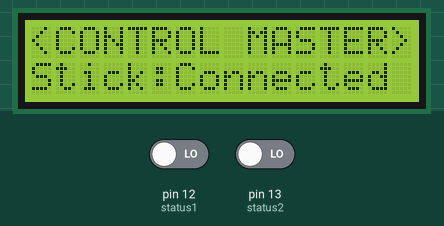
This sketch was run on a simulated Arduino Uno, built with avr-gcc and run on an emulated ATmega328P. Parts: 16×2 character LCD. Inputs (shaded band) come from the test bench; at power-on: pin 12 (status1) LOW, pin 13 (status2) LOW. What the sketch prints to the serial monitor is not drawn.

Above: at 1.2 s.
1.3 s: pin 12 (status1) driven HIGH
At 1.46 s:
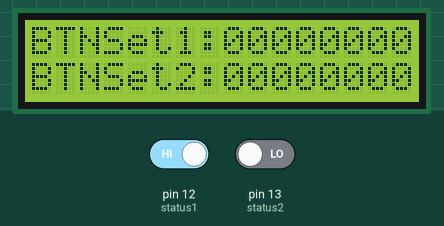
4.0 s: pin 13 (status2) driven HIGH
7.0 s: pin 12 (status1) driven LOW
At 7.18 s:
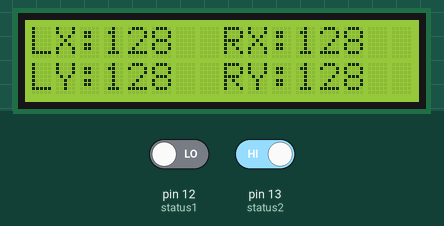
10.0 s: pin 13 (status2) driven LOW
13.0 s: pin 12 (status1) driven HIGH
At 13.5 s:
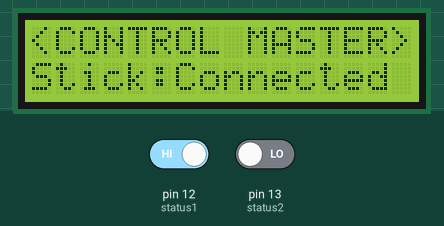
16.0 s: pin 13 (status2) driven HIGH
Timing chart, 0 to 19.0 s (numbered marks = the images above; inputs shaded):
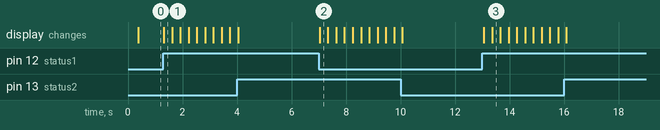

The sketch:

Control_Master_PS2.ino
```cpp
#include <PS2X_lib.h>
#include <LiquidCrystal.h>

PS2X ps2x;
LiquidCrystal lcd(8, 9, 10, 11, 2, 3);

#define status1 12
#define status2 13

#define PS2_CLK 4//47
#define PS2_CMD 5//49
#define PS2_ATT 6//51
#define PS2_DAT 7//53
#define pressures false
#define rumble false
int error;
int menu;
unsigned long Millis = 0;

char flagerror = '?';
char flagawal = '<';
int LX = 128; /*Left analog X-axis*/
int LY = 128; /*Left analog Y-axis*/
int RX = 128; /*Right analog X-axis*/
int RY = 128; /*Right analog Y-axis*/
/*Button Set 1: dpad_left, dpad_down, dpad_right, dpad_up, squareps, cross, circle, triangle*/
int buttonset1 = 0;
/*Button Set 2: select, start, L3, R3, L2, L1, R2, R1*/
int buttonset2 = 0;
/*Button Set 1 variables*/
int triangle = 0;
int circle = 0;
int cross = 0;
int squareps = 0;
int dpad_up = 0;
int dpad_right = 0;
int dpad_down = 0;
int dpad_left = 0;
/*Button Set 2 variables*/
int R1 = 0;
int R2 = 0;
int L1 = 0;
int L2 = 0;
int R3 = 0;
int L3 = 0;
int start = 0;
int select = 0;

void setup() {
  // put your setup code here, to run once:
  Serial.begin(115200);
  pinMode(status1, INPUT);
  pinMode(status2, INPUT);
  lcd_init();
  error = ps2x.config_gamepad(PS2_CLK, PS2_CMD, PS2_ATT, PS2_DAT, pressures, rumble);
}

void loop() {
  /*Status Indikator*/
  error = ps2x.config_gamepad(PS2_CLK, PS2_CMD, PS2_ATT, PS2_DAT, pressures, rumble);
  if (millis() - Millis >= 180) {
    lcd.clear();
    if (digitalRead(status2)) menu--;
    if (digitalRead(status1)) menu++;
    if (menu > 2) menu = 0;
    if (menu < 0) menu = 2;
    switch (menu) {
      case 0:
        lcd.setCursor(0, 0);
        lcd.print("<CONTROL MASTER>");
        lcd.setCursor(0, 1);
        lcd.print("Stick:");
        if(error == 0) lcd.print("Connected");
        else if(error == 1) lcd.print("Disconnected");
        else if(error == 2) lcd.print("CMD Error");
        else if(error == 3) lcd.print("Refusing");
        break;
      case 1:
        lcd.setCursor(0, 0);
        lcd.print("LX:");
        lcd.print(LX);
        lcd.setCursor(6, 0);
        lcd.print("  RX:");
        lcd.print(RX);
        lcd.setCursor(0, 1);
        lcd.print("LY:");
        lcd.print(LY);
        lcd.setCursor(6, 1);
        lcd.print("  RY:");
        lcd.print(RY);
        break;
      case 2:
        lcd.setCursor(0, 0);
        lcd.print("BTNSet1:");
        if (buttonset1 < 128) lcd.print("0");
        if (buttonset1 < 64) lcd.print("0");
        if (buttonset1 < 32) lcd.print("0");
        if (buttonset1 < 16) lcd.print("0");
        if (buttonset1 < 8) lcd.print("0");
        if (buttonset1 < 4) lcd.print("0");
        if (buttonset1 < 2) lcd.print("0");
        lcd.print(buttonset1,BIN);
        lcd.setCursor(0, 1);
        lcd.print("BTNSet2:");
        if (buttonset2 < 128) lcd.print("0");
        if (buttonset2 < 64) lcd.print("0");
        if (buttonset2 < 32) lcd.print("0");
        if (buttonset2 < 16) lcd.print("0");
        if (buttonset2 < 8) lcd.print("0");
        if (buttonset2 < 4) lcd.print("0");
        if (buttonset2 < 2) lcd.print("0");
        lcd.print(buttonset2,BIN);
        break;
      default:
        lcd.print("Menu Error");
        break;
    }
  }

  /*Read data from ps2 controller*/
  LX = ps2x.Analog(PSS_LX);
  LY = ps2x.Analog(PSS_LY);
  RX = ps2x.Analog(PSS_RX);
  RY = ps2x.Analog(PSS_RY);
  buttonset1 = buttonset1GetValue(); /*Button Set 1: dpad_left, dpad_down, dpad_right, dpad_up, squareps, cross, circle, triangle*/
  buttonset2 = buttonset2GetValue(); /*Button Set 2: select, start, L3, R3, L2, L1, R2, R1*/

  /*Send data to Serial*/
  if(error == 0){
    Serial.write(flagawal);
    Serial.write(LX);
    Serial.write(LY);
    Serial.write(RX);
    Serial.write(RY);
    Serial.write(buttonset1);
    Serial.write(buttonset2);
  }else{
    Serial.write(flagerror);
    Serial.write(128);
    Serial.write(128);
    Serial.write(128);
    Serial.write(128);
    Serial.write(0);
    Serial.write(0);
  }
}

void lcd_init() {
  lcd.begin(16, 2);
  lcd.clear();
  lcd.setCursor(0, 0);
  lcd.print("<CONTROL MASTER>");
}

int buttonset1GetValue() {
  if (ps2x.Button(PSB_GREEN)) triangle = 1;
  else triangle = 0;
  if (ps2x.Button(PSB_RED)) circle = 2;
  else circle = 0;
  if (ps2x.Button(PSB_BLUE)) cross = 4;
  else cross = 0;
  if (ps2x.Button(PSB_PINK)) squareps = 8;
  else squareps = 0;
  if (ps2x.Button(PSB_PAD_UP)) dpad_up = 16;
  else dpad_up = 0;
  if (ps2x.Button(PSB_PAD_RIGHT)) dpad_right = 32;
  else dpad_right = 0;
  if (ps2x.Button(PSB_PAD_DOWN)) dpad_down = 64;
  else dpad_down = 0;
  if (ps2x.Button(PSB_PAD_LEFT)) dpad_left = 128;
  else dpad_left = 0;
  return (triangle + circle + cross + squareps + dpad_up + dpad_right + dpad_down + dpad_left);
}

int buttonset2GetValue() {
  if (ps2x.Button(PSB_R1)) R1 = 1;
  else R1 = 0;
  if (ps2x.Button(PSB_R2)) R2 = 2;
  else R2 = 0;
  if (ps2x.Button(PSB_L1)) L1 = 4;
  else L1 = 0;
  if (ps2x.Button(PSB_L2)) L2 = 8;
  else L2 = 0;
  if (ps2x.Button(PSB_R3)) R3 = 16;
  else R3 = 0;
  if (ps2x.Button(PSB_L3)) L3 = 32;
  else L3 = 0;
  if (ps2x.Button(PSB_START)) start = 64;
  else start = 0;
  if (ps2x.Button(PSB_SELECT)) select = 128;
  else select = 0;
  return (R1 + R2 + L1 + L2 + R3 + L3 + start + select);
}
```

Measured:
- after the input at 1.3 s, the display: changes at once (image 1)
- after the input at 7.0 s, the display: changes at once (image 2)
- after the input at 13.0 s, the display: first changes after 0.05 s (image 3 shows a later state)
